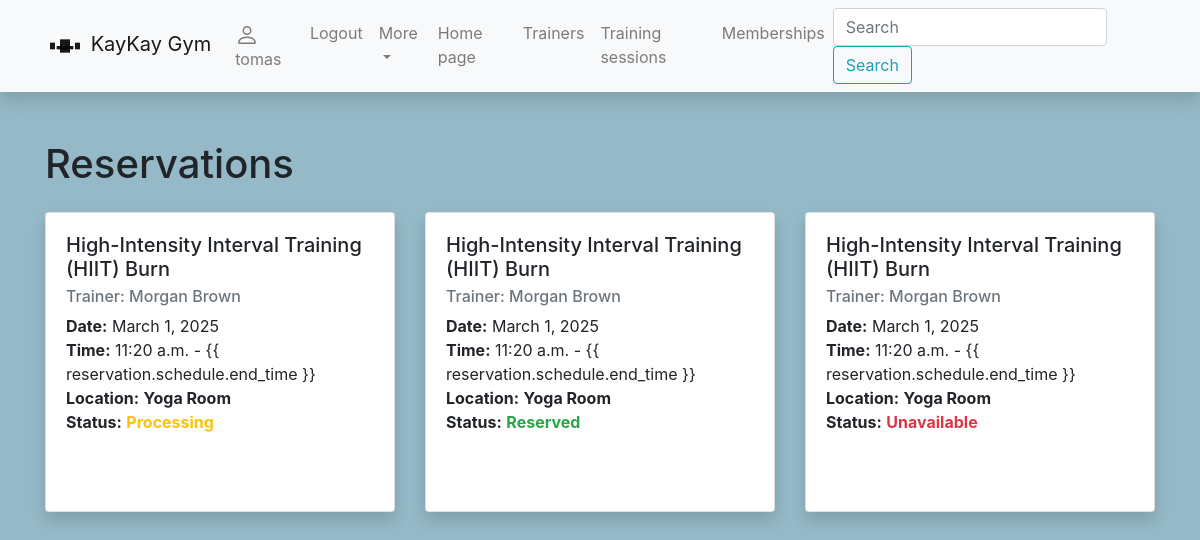
Before: /gym/reservations/ (signed in) with the older database file.
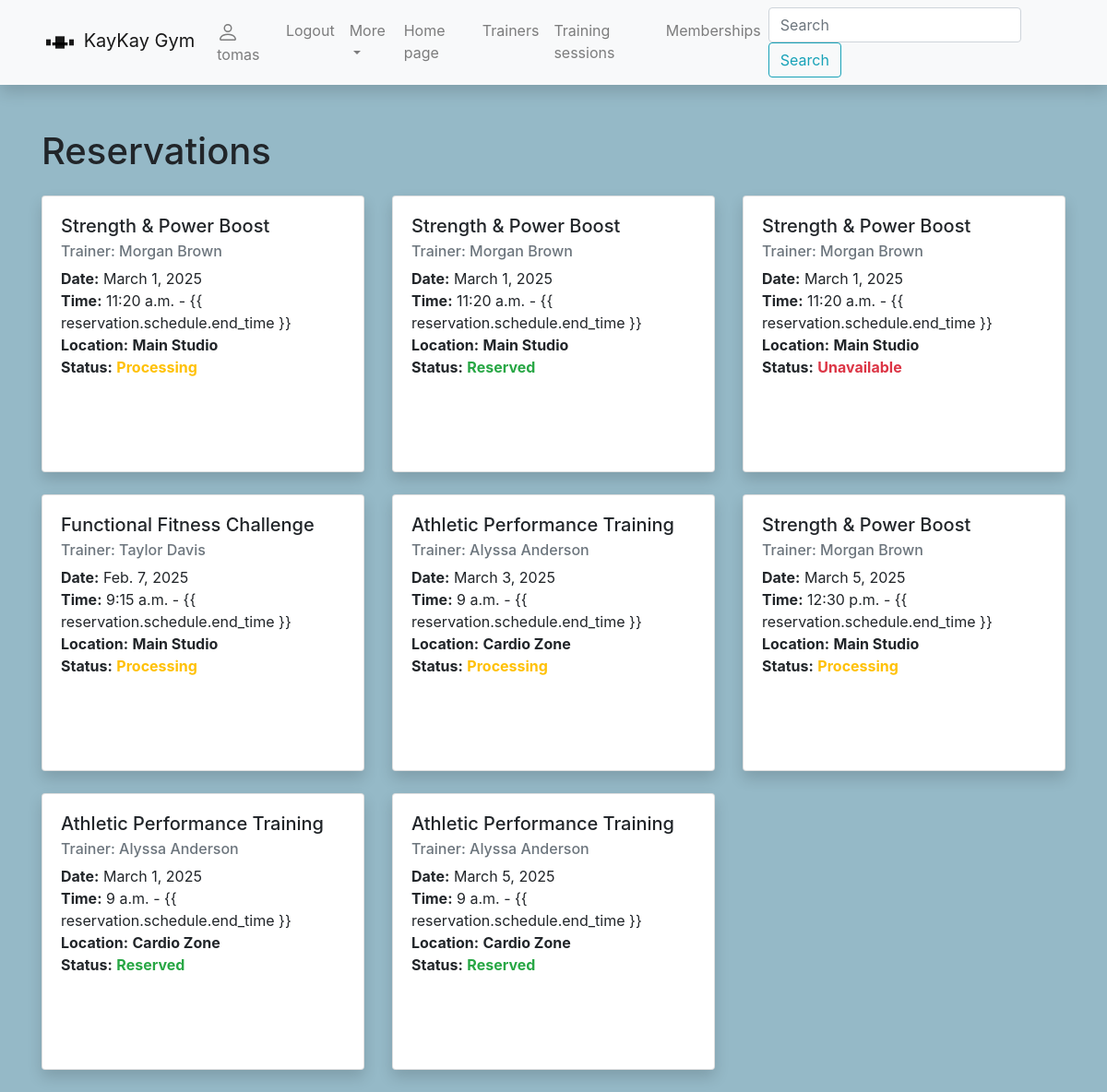
After: the same page with the newer database file.
### gym/models.py (models this page shows, shortened)
class Reservation(models.Model):
    schedule = models.ForeignKey(Schedule, on_delete=SET_NULL, null=True, blank=True)
    user = models.ForeignKey(User, on_delete=models.CASCADE, related_name='reservations')
    RESERVATION_STATUS = (
        ('p', 'Processing'),
        ('r', 'Reserved'),
        ('e', 'Unavailable'),
    )
    rezervation_status = models.CharField('rezervation_status',
                                          max_length=1,
                                          choices=RESERVATION_STATUS,
                                          default='p',
                                          blank=True,
                                          help_text="Membership status"
                                          )

class Schedule(models.Model):
    max_capacity = models.PositiveIntegerField('Capacity', null=True, blank=True,
                                               help_text="Enter max capacity")
    date = models.DateField('date', help_text="Enter date", default=date.today)
    trainer = models.ForeignKey(Trainer, on_delete=SET_NULL, null=True, blank=True)
    training_session = models.ForeignKey(TrainingSession, on_delete=SET_NULL,
                                         null=True, blank=True, related_name='schedule')
    start_time = models.TimeField('Start time',
                                  help_text='Enter start time',
                                  default=get_current_time)
    end_time = models.TimeField('End time',
                                help_text='Enter End time',
                                default=get_current_time)
    LOCATION_NAME = (
        ('1', 'Main Studio'),
        ('2', 'Yoga Room'),
        ('3', 'Cardio Zone'),
        ('4', 'Outdoor Terrace'),
        ('5', 'Functional Training Area'),
    )
    location = models.CharField('Location',
                                max_length=1,
                                choices=LOCATION_NAME,
                                default='1',
                                blank=True,
                                help_text="Gym class locations"
                                )

class TrainingSession(models.Model):
    name = models.CharField('Name', max_length=50, help_text='Enter training sessions name')
    duration = models.DurationField(default="01:00:00", help_text="Default time is 1 hour")
    description = HTMLField()
    ts_cover = models.ImageField('training session cover',
                                 upload_to='covers/ts_covers',
                                 null=True,
                                 blank=True)

class Trainer(models.Model):
    first_name = models.CharField('Name', max_length=50, help_text='Enter your name')
    last_name = models.CharField('Surname', max_length=50, help_text='Enter your surname')
    email = models.CharField('Email', max_length=50, help_text="Enter email adress")
    specialization = models.CharField('Specialization', max_length=100, default='Specialization....')
    professional_history = HTMLField()
    cover = models.ImageField(upload_to='covers/trainer_covers', blank=True, null=True)
    def __str__(self):
        return f'{self.first_name} {self.last_name}'
    class Meta:
        ordering = ('last_name', 'first_name')

### gym/views.py (the view)
# urls.py: path('reservations/', views.ReservarsionsListView.as_view(), name='reservations-all'),
class ReservarsionsListView(generic.ListView):
    model = Reservation
    context_object_name = 'reservations'
    template_name = 'reservations.html'

### gym/templates/reservations.html
{% extends 'base.html' %}
{% block content %}
<h1 class="mb-4">Reservations</h1>
{% if user.reservations.all %}
<div class="row">
    {% for reservation in user.reservations.all %}
    <div class="col-md-4 mb-4">
        <div class="card h-100 shadow">
            <div class="card-body">
                <h5 class="card-title">{{ reservation.schedule.training_session.name }}</h5>
                <h6 class="card-subtitle mb-2 text-muted">Trainer: {{ reservation.schedule.trainer }}</h6>
                <p class="card-text">
                    <strong>Date:</strong> {{ reservation.schedule.date }}<br>
                    <strong>Time:</strong> {{ reservation.schedule.start_time }} - {{ reservation.schedule.end_time
                    }}<br>
                    <strong>Location:</strong>
                    <span class="font-weight-bold
                {% if reservation.schedule.location == '1' %}text-default
                {% elif reservation.schedule.location == '2' %}text-default
                {% elif reservation.schedule.location == '3' %}text-default
                {% elif reservation.schedule.location == '4' %}text-default
                {% elif reservation.schedule.location == '5' %}text-default
                {% else %}text-muted{% endif %}">
                {{ reservation.schedule.get_location_display }}
              </span>
                    <br>
                    <strong>Status:</strong>
                    <span class="font-weight-bold
                {% if reservation.rezervation_status == 'e' %}text-danger
                {% elif reservation.rezervation_status == 'r' %}text-success
                {% elif reservation.rezervation_status == 'p' %}text-warning
                {% else %}text-muted{% endif %}">
                {{ reservation.get_rezervation_status_display }}
              </span>
                </p>
            </div>
        </div>
    </div>
    {% endfor %}
</div>
{% else %}
<p>No reservations found.</p>
{% endif %}
{% endblock %}

Changed rows visible on the page:
changed through a linked row, Reservation (number 1 of 8 on the later page): schedule.training_session.name "High-Intensity Interval Training (HIIT) Burn" → "Strength & Power Boost"; schedule.location "Yoga Room" → "Main Studio"
changed through a linked row, Reservation (number 2 of 8 on the later page): schedule.training_session.name "High-Intensity Interval Training (HIIT) Burn" → "Strength & Power Boost"; schedule.location "Yoga Room" → "Main Studio"
changed through a linked row, Reservation "Unavailable": schedule.training_session.name "High-Intensity Interval Training (HIIT) Burn" → "Strength & Power Boost"; schedule.location "Yoga Room" → "Main Studio"
added Reservation: schedule.training_session.name "Functional Fitness Challenge", schedule.trainer "Taylor Davis", schedule "Feb. 7, 2025", schedule.start_time "9:15 a.m.", schedule.location "Main Studio", rezervation_status "Processing"
added Reservation: schedule.training_session.name "Athletic Performance Training", schedule.trainer "Alyssa Anderson", schedule "March 3, 2025", schedule.start_time "9 a.m.", schedule.location "Cardio Zone", rezervation_status "Processing"
added Reservation: schedule.training_session.name "Strength & Power Boost", schedule.trainer "Morgan Brown", schedule "March 5, 2025", schedule.start_time "12:30 p.m.", schedule.location "Main Studio", rezervation_status "Processing"
added Reservation: schedule.training_session.name "Athletic Performance Training", schedule.trainer "Alyssa Anderson", schedule "March 1, 2025", schedule.start_time "9 a.m.", schedule.location "Cardio Zone", rezervation_status "Reserved"
added Reservation: schedule.training_session.name "Athletic Performance Training", schedule.trainer "Alyssa Anderson", schedule "March 5, 2025", schedule.start_time "9 a.m.", schedule.location "Cardio Zone", rezervation_status "Reserved"
